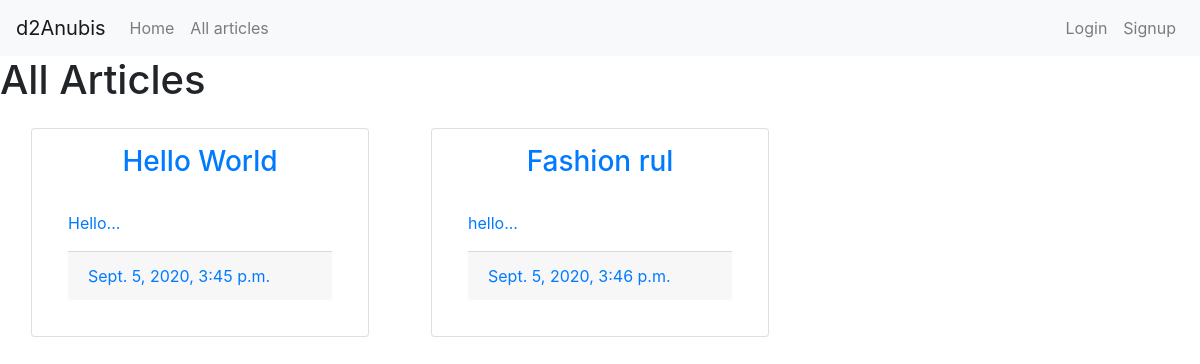
/articles/, run on an earlier commit of the app's database.
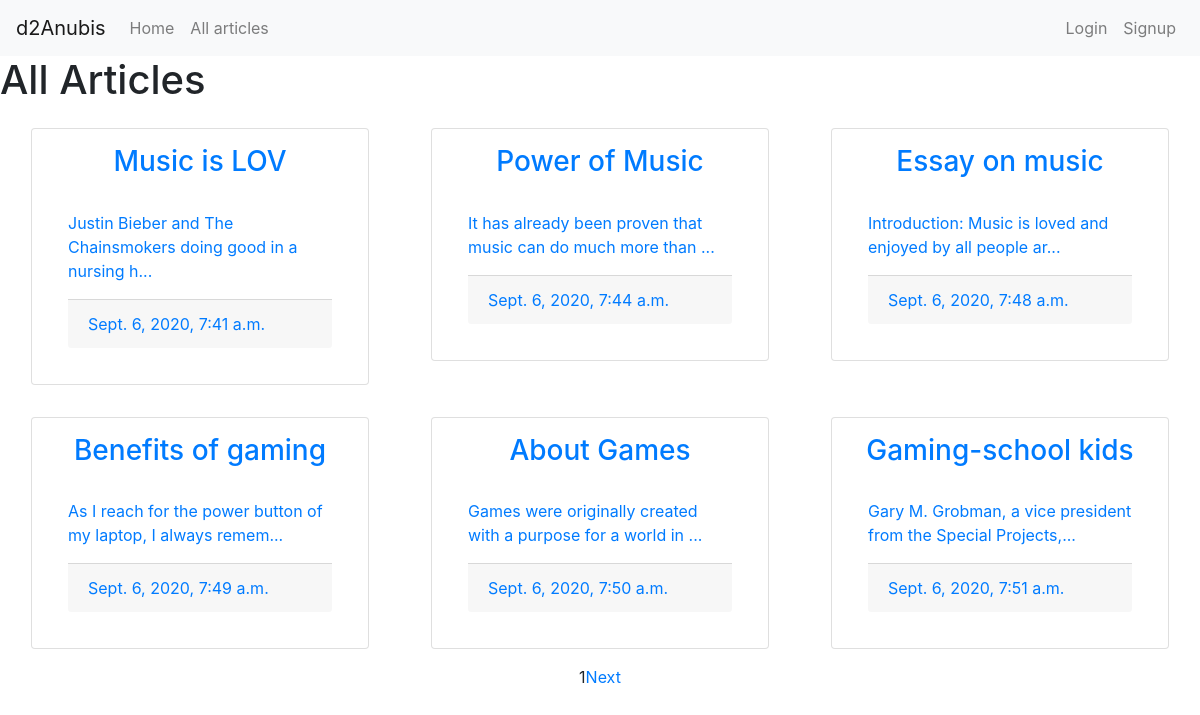
And on a later commit of the database.
### articles/models.py (models this page shows, shortened)
class Article(models.Model):
    topic= models.CharField(max_length=20)
    body = models.TextField()
    date = models.DateTimeField(auto_now_add=True)
    image = models.ImageField(blank=True)
    category = models.CharField(max_length=20, choices=CATEGORY_CHOICES, default='gaming')
    def snippet(self):
        temp =  striphtml(self.body)
        return temp[:60] + '...'

### articles/views.py (the view)
# urls.py: url(r'^articles/', include('articles.urls')),
def articles(request):
    articles = Article.objects.all().order_by('id')
    paginator = Paginator(articles,6)
    page_number = request.GET.get('page')
    page_obj = paginator.get_page(page_number)
    return render(request,'articles/articlespage.html',{'page_obj': page_obj})

### articles/models.py (called while the page is built)
def striphtml(data):
    p = re.compile(r'<.*?>')
    return p.sub('', data)

### articles/Templates/articles/articlespage.html (shortened to what this page needs)
{%extends 'base_layout.html'%} {%block content%}
<h1>All Articles</h1>
<div class="row m-0 p-0">
  {% for article in page_obj %}
  <div class="col-xl-4 col-lg-4 col-md-4 col-sm-12 col-xs-12 p-10">
    <div class="card m-3 p-3">
      <a href="{% url 'articles:detail' slug=article.id %}">
        <h3 class="card-title" style="text-align: center">{{article.topic}}</h3>
        <div class="card-body">
          <p>{{ article.snippet | safe}}</p>
          <div class="card-footer">{{ article.date}}</div>
        </div>
      </a>
    </div>
  </div>
  {% endfor %}
</div>
{% if page_obj.has_other_pages %}
<ul
  class="pagination"
  style="display: flex; justify-content: center; align-items: center"
>
  {% for i in page_obj.paginator.page_range %} {% if page_obj.number == i %}
  <li class="active">
    <span>{{ i }} <span class="sr-only">(current)</span></span>
  </li>
  {% endif %}
  {% endfor %}
  {% if page_obj.has_next %}
  <li><a href="?page={{ page_obj.next_page_number }}">Next</a></li>
  {% endif %}
</ul>
{% endif %} {%endblock%}

### templates/base_layout.html (shortened to what this page needs)
<!DOCTYPE html>
<html lang="en">
<head>
  <link rel="stylesheet" href="https://stackpath.bootstrapcdn.com/bootstrap/4.5.2/css/bootstrap.min.css"
>
</head>
<body>
  <nav class="navbar navbar-expand-md navbar-light bg-light">
    <a class="navbar-brand" href="{% url 'users:about' %}">d2Anubis</a>
    <div class="collapse navbar-collapse" id="navbarSupportedContent">
      <ul class="navbar-nav">
        <a class="nav-link" href="/">Home</a>
        <a class="nav-link" href="{% url 'articles:articles' %}">All articles</a>
      </ul>
      <ul class="navbar-nav ml-auto">
        {% if user.is_authenticated %}
        <a class="nav-link" href="{% url 'articles:create' %}">Create a new article</a>
        <a class="nav-link" href="{% url 'users:logout' %}">Logout</a>
        {%else%}
        <a class="nav-link" href="{% url 'users:login' %}">Login</a>
        <a class="nav-link" href="{% url 'users:signup' %}">Signup</a>
        {%endif%}
      </ul>
    </div>
  </nav>
  {%block content%} {%endblock%}
</body>
</html>

### articles/Templates/articles/articlespage.html (style rules this page uses)
a:link { text-decoration: none; }

What changed in the data, as far as the page shows it:
removed Article: topic "Hello World", snippet "Hello...", date "Sept. 5, 2020, 3:45 p.m."
removed Article: topic "Fashion rul", snippet "hello...", date "Sept. 5, 2020, 3:46 p.m."
added Article: topic "Music is LOV", snippet "Justin Bieber and The Chainsmokers doing good in a nursing h...", date "Sept. 6, 2020, 7:41 a.m."
added Article: topic "Power of Music", snippet "It has already been proven that music can do much more than ...", date "Sept. 6, 2020, 7:44 a.m."
added Article: topic "Essay on music", snippet "Introduction: Music is loved and enjoyed by all people ar...", date "Sept. 6, 2020, 7:48 a.m."
added Article: topic "Benefits of gaming", snippet "As I reach for the power button of my laptop, I always remem...", date "Sept. 6, 2020, 7:49 a.m."
added Article: topic "About Games", snippet "Games were originally created with a purpose for a world in ...", date "Sept. 6, 2020, 7:50 a.m."
added Article: topic "Gaming-school kids", snippet "Gary M. Grobman, a vice president from the Special Projects,...", date "Sept. 6, 2020, 7:51 a.m."
Also different on the page:
new list line: "1"
text now shown: "Next"
